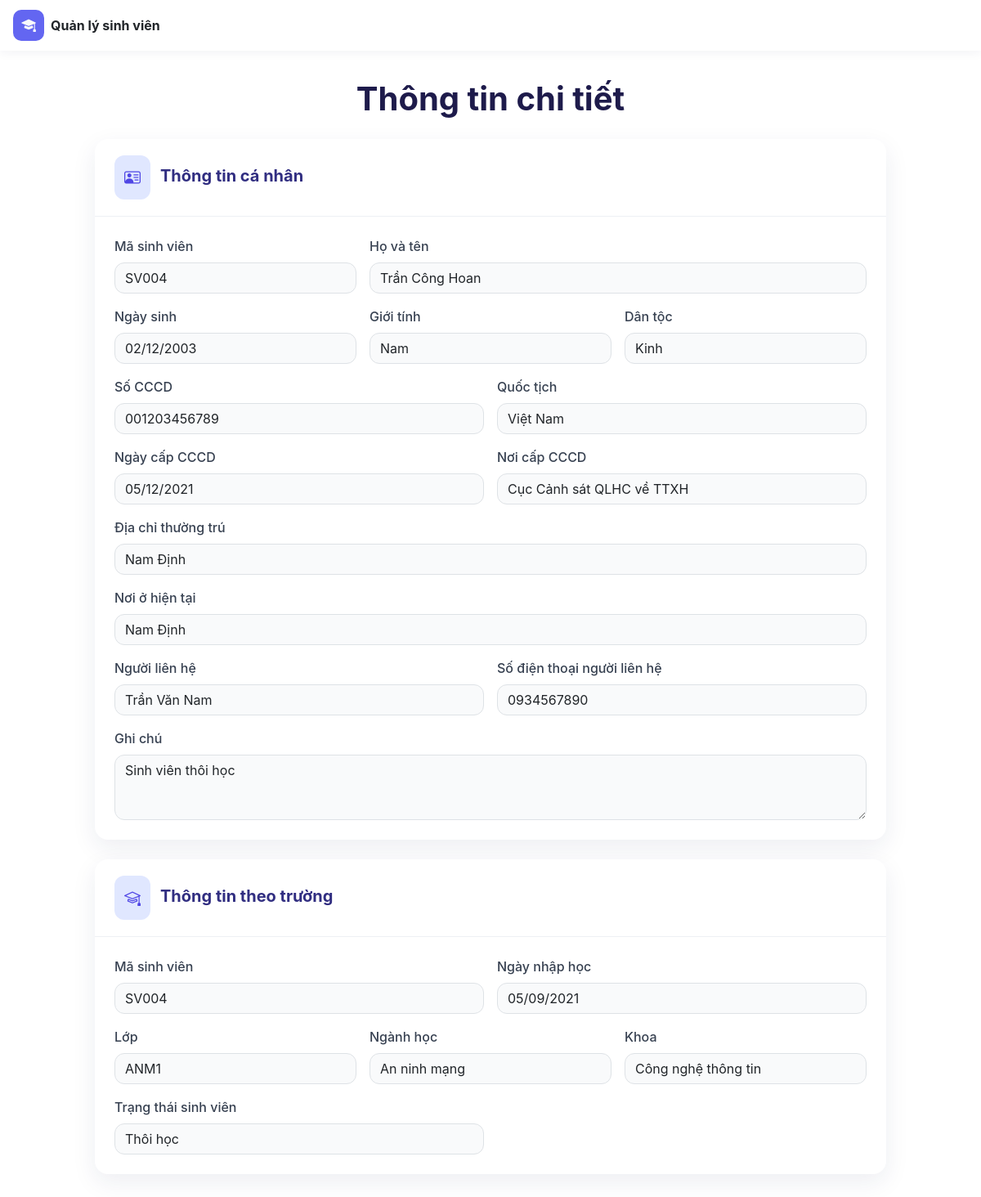
The app's page /public/?controller=student&action=detail&id=SV004 (signed in) with its own data.
### tables this page shows
CREATE TABLE students (
ma_sv VARCHAR(10) PRIMARY KEY,
cccd VARCHAR(12),
ngay_cap_cccd DATE,
noi_cap_cccd VARCHAR(100),
dan_toc VARCHAR(50),
quoc_tich VARCHAR(50),
dia_chi_thuong_tru VARCHAR(200),
noi_o_hien_tai VARCHAR(200),
ngay_nhap_hoc DATE,
nguoi_lien_he VARCHAR(100),
sdt_nguoi_lien_he VARCHAR(15),
ghi_chu VARCHAR(200),

    FOREIGN KEY (ma_sv) REFERENCES student(ma_sv)

);

CREATE TABLE student (
ma_sv VARCHAR(10) PRIMARY KEY,
ho_ten VARCHAR(100),
ngay_sinh DATE,
gioi_tinh VARCHAR(10),
ten_lop VARCHAR(50),
nganh VARCHAR(100),
khoa VARCHAR(100),
trang_thai VARCHAR(30)
);

### app/controllers/StudentController.php (called while the page is built, shortened)
<?php
require_once APP_ROOT . '/app/services/StudentService.php';
class StudentController
{
    public function detail($id)
    {
        $studentService = new StudentService();
        $student = $studentService->getStudentById($id);
        include APP_ROOT . '/app/views/student/detail.php';
    }
}

### app/services/StudentService.php (called while the page is built, shortened)
<?php
require_once APP_ROOT . '/app/models/Student.php';
class StudentService
{
    public function getStudentById($id)
    {
        $dbConnection = new DBConnection();
        $conn = $dbConnection->getConnection();
        $sql = "SELECT *
                FROM student s
                LEFT JOIN students sd ON s.ma_sv = sd.ma_sv
                WHERE s.ma_sv = ?";
        $stmt = $conn->prepare($sql);
        $stmt->execute([$id]);
        return $stmt->fetch(PDO::FETCH_OBJ);
    }
}

### app/models/Student.php (called while the page is built, shortened)
<?php
class Student
{
    public static function formatDate($date)
    {
        return date_format(date_create($date), 'd/m/Y');
    }
}

### app/views/student/detail.php (the view, shortened to what this page needs)
<!DOCTYPE html>
<html lang="vi">
<head>
    <link href="https://cdn.jsdelivr.net/npm/bootstrap@5.3.8/dist/css/bootstrap.min.css"
          rel="stylesheet">
    <link href="https://cdn.jsdelivr.net/npm/bootstrap-icons@1.11.3/font/bootstrap-icons.css"
          rel="stylesheet">
    <link rel="stylesheet" href="assets/css/style.css"></head>
<body>
    <header class="topbar">
        <div class="container-fluid px-3 d-flex align-items-center justify-content-between">
            <div class="d-flex align-items-center gap-2">
                <div class="brand-icon">
                    <a href="?controller=student&action=index">
                    <i class="bi bi-mortarboard-fill"></i></a>
                </div>
                <span class="fw-bold">Quản lý sinh viên</span>
            </div>
        </div>
    </header>
    <main class="detail-container">
        <div class="page-heading">
            <h1>Thông tin chi tiết</h1>
        </div>
        <section class="detail-card">
            <div class="detail-card-header">
                <div class="detail-icon">
                    <i class="bi bi-person-vcard"></i>
                </div>
                <div>
                    <h5>Thông tin cá nhân</h5>
                </div>
            </div>
            <div class="detail-card-body">
                <div class="row g-3">
                    <div class="col-md-4">
                        <label class="form-label">Mã sinh viên</label>
                        <input type="text" class="form-control"
                               value="<?= $student->ma_sv ?>" readonly>
                    </div>
                    <div class="col-md-8">
                        <label class="form-label">Họ và tên</label>
                        <input type="text" class="form-control"
                               value="<?= $student->ho_ten ?>" readonly>
                    </div>
                    <div class="col-md-4">
                        <label class="form-label">Ngày sinh</label>
                        <input type="text" class="form-control"
                               value="<?= Student::formatDate($student->ngay_sinh) ?>" readonly>
                    </div>
                    <div class="col-md-4">
                        <label class="form-label">Giới tính</label>
                        <input type="text" class="form-control"
                               value="<?= $student->gioi_tinh ?>" readonly>
                    </div>
                    <div class="col-md-4">
                        <label class="form-label">Dân tộc</label>
                        <input type="text" class="form-control"
                               value="<?= $student->dan_toc ?>" readonly>
                    </div>
                    <div class="col-md-6">
                        <label class="form-label">Số CCCD</label>
                        <input type="text" class="form-control"
                               value="<?= $student->cccd ?>" readonly>
                    </div>
                    <div class="col-md-6">
                        <label class="form-label">Quốc tịch</label>
                        <input type="text" class="form-control"
                               value="<?= $student->quoc_tich ?>" readonly>
                    </div>
                    <div class="col-md-6">
                        <label class="form-label">Ngày cấp CCCD</label>
                        <input type="text" class="form-control"
                               value="<?= Student::formatDate($student->ngay_cap_cccd) ?>" readonly>
                    </div>
                    <div class="col-md-6">
                        <label class="form-label">Nơi cấp CCCD</label>
                        <input type="text" class="form-control"
                               value="<?= $student->noi_cap_cccd ?>" readonly>
                    </div>
                    <div class="col-12">
                        <label class="form-label">Địa chỉ thường trú</label>
                        <input type="text" class="form-control"
                               value="<?= $student->dia_chi_thuong_tru ?>" readonly>
                    </div>
                    <div class="col-12">
                        <label class="form-label">Nơi ở hiện tại</label>
                        <input type="text" class="form-control"
                               value="<?= $student->noi_o_hien_tai ?>" readonly>
                    </div>
                    <div class="col-md-6">
                        <label class="form-label">Người liên hệ</label>
                        <input type="text" class="form-control"
                               value="<?= $student->nguoi_lien_he ?>" readonly>
                    </div>
                    <div class="col-md-6">
                        <label class="form-label">Số điện thoại người liên hệ</label>
                        <input type="text" class="form-control"
                               value="<?= $student->sdt_nguoi_lien_he ?>" readonly>
                    </div>
                    <div class="col-12">
                        <label class="form-label">Ghi chú</label>
                        <textarea class="form-control" readonly><?= $student->ghi_chu ?></textarea>
                    </div>
                </div>
            </div>
        </section>
        <section class="detail-card">
            <div class="detail-card-header">
                <div class="detail-icon">
                    <i class="bi bi-mortarboard"></i>
                </div>
                <div>
                    <h5>Thông tin theo trường</h5>
                </div>
            </div>
            <div class="detail-card-body">
                <div class="row g-3">
                    <div class="col-md-6">
                        <label class="form-label">Mã sinh viên</label>
                        <input type="text" class="form-control"
                               value="<?= $student->ma_sv ?>" readonly>
                    </div>
                    <div class="col-md-6">
                        <label class="form-label">Ngày nhập học</label>
                        <input type="text" class="form-control"
                               value="<?= Student::formatDate($student->ngay_nhap_hoc) ?>" readonly>
                    </div>
                    <div class="col-md-4">
                        <label class="form-label">Lớp</label>
                        <input type="text" class="form-control"
                               value="<?= $student->ten_lop ?>" readonly>
                    </div>
                    <div class="col-md-4">
                        <label class="form-label">Ngành học</label>
                        <input type="text" class="form-control"
                               value="<?= $student->nganh ?>" readonly>
                    </div>
                    <div class="col-md-4">
                        <label class="form-label">Khoa</label>
                        <input type="text" class="form-control"
                               value="<?= $student->khoa ?>" readonly>
                    </div>
                    <div class="col-md-6">
                        <label class="form-label">Trạng thái sinh viên</label>
                        <input type="text" class="form-control"
                               value="<?= $student->trang_thai ?>" readonly>
                    </div>
                </div>
            </div>
        </section>
    </main>
</body>
</html>

### public/assets/css/style.css (style rules this page uses)
:root { --indigo: #4f46e5; }
body { font-family: 'Inter', 'Segoe UI', system-ui, sans-serif; }
.form-control { border-radius: 12px; }
.topbar { background: #fff; padding: 0.75rem 0; box-shadow: 0 2px 12px rgba(30, 35, 90, 0.06); }
.brand-icon { width: 38px; height: 38px; border-radius: 10px; background-color: #6366f1; color: #fff; display: flex; align-items: center; justify-content: center; font-size: 1.1rem; transition: background-color 0.3s ease; }
.brand-icon a { color: #F9FAFB; }
.form-label { font-weight: 500; color: #374151; }
.detail-container { max-width: 1000px; margin: 35px auto; padding: 0 16px; }
.page-heading { text-align: center; margin-bottom: 25px; }
.page-heading h1 { color: #1e1b4b; font-weight: 700; }
.detail-card { background: #fff; border-radius: 16px; margin-bottom: 24px; box-shadow: 0 10px 30px rgba(30, 35, 90, 0.08); overflow: hidden; }
.detail-card-header { display: flex; align-items: center; gap: 12px; padding: 20px 24px; border-bottom: 1px solid #eef0f4; }
.detail-card-header h5 { margin: 0 0 4px; color: #312e81; font-weight: 700; }
.detail-icon { background: #e0e7ff; color: #4f46e5; border-radius: 12px; padding: 12px; font-size: 20px; }
.detail-card-body { padding: 24px; }
.detail-card .form-control { background: #f9fafb; }
.detail-card textarea { min-height: 80px; }

### records on screen
students: ma_sv "SV004", ma_sv.ho_ten "Trần Công Hoan", ma_sv.ngay_sinh "02/12/2003", ma_sv.gioi_tinh "Nam", dan_toc "Kinh", cccd "001203456789", quoc_tich "Việt Nam", ngay_cap_cccd "05/12/2021", noi_cap_cccd "Cục Cảnh sát QLHC về TTXH", dia_chi_thuong_tru "Nam Định", noi_o_hien_tai "Nam Định", nguoi_lien_he "Trần Văn Nam", sdt_nguoi_lien_he "0934567890", ghi_chu "Sinh viên thôi học", ngay_nhap_hoc "05/09/2021", ma_sv.ten_lop "ANM1", ma_sv.nganh "An ninh mạng", ma_sv.khoa "Công nghệ thông tin", ma_sv.trang_thai "Thôi học"
